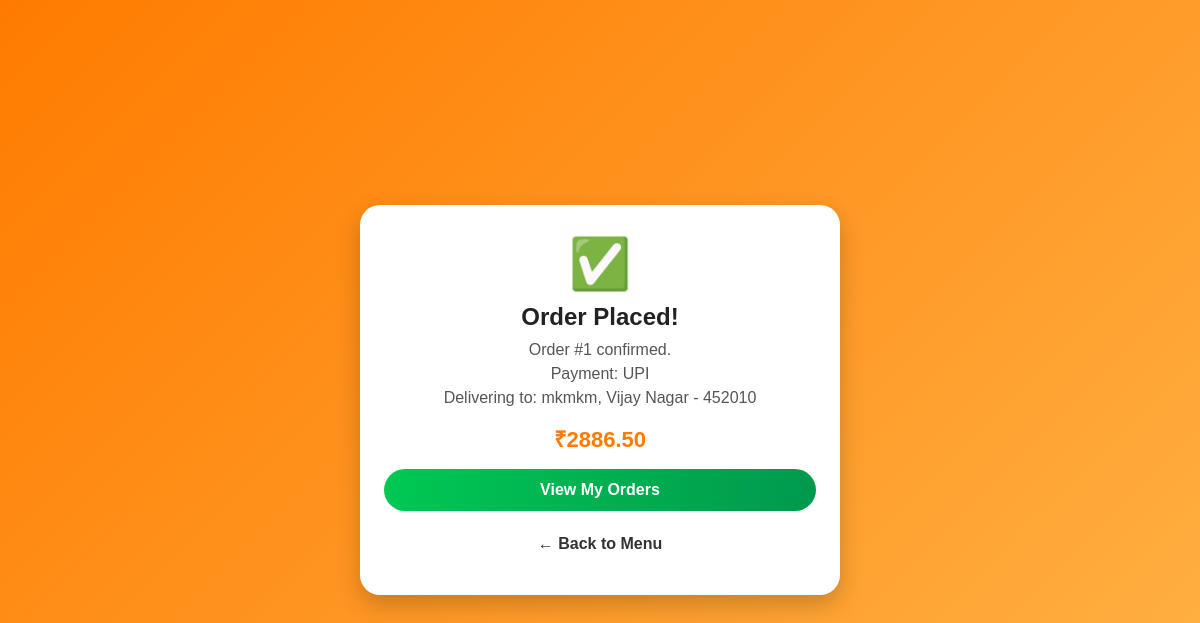
The page /order-success/1/ on the database its author committed.
### food/models.py (models this page shows, shortened)
class Order(models.Model):
    PAYMENT_CHOICES = [
        ('cod', 'Cash on Delivery'),
        ('upi', 'UPI'),
        ('card', 'Card'),
    ]
    STATUS_CHOICES = [
        ('Pending Payment', 'Pending Payment'),
        ('Placed', 'Placed'),
        ('On the Way', 'On the Way'),
        ('Delivered', 'Delivered'),
        ('Cancelled', 'Cancelled'),
    ]
    customer_name = models.CharField(max_length=100)
    phone = models.CharField(max_length=15, blank=True, null=True)
    address = models.TextField(default='Not provided')
    payment_method = models.CharField(max_length=20, choices=PAYMENT_CHOICES, default='cod')
    status = models.CharField(max_length=20, choices=STATUS_CHOICES, default="Placed")
    total_price = models.DecimalField(max_digits=8, decimal_places=2, default=0)
    created_at = models.DateTimeField(auto_now_add=True)
    assigned_outlet = models.ForeignKey(
        Outlet, on_delete=models.SET_NULL, null=True, blank=True
    )
    estimated_time = models.CharField(max_length=50, blank=True)

### food/views.py (the view)
# urls.py: path('order-success/<int:order_id>/', views.order_success, name='order_success'),
def order_success(request, order_id):
    order = get_object_or_404(Order, pk=order_id)
    return render(request, 'food/order_success.html', {'order': order})

### food/templates/food/order_success.html (shortened to what this page needs)
{% load static %}
<!DOCTYPE html>
<html lang="en">
<head>
</head>
<body>
  <div class="success-wrapper">
    <div class="tick">✅</div>
    <h2>Order Placed!</h2>
    <p>Order #{{ order.id }} confirmed.</p>
    <p>Payment: {{ order.get_payment_method_display }}</p>
    <p>Delivering to: {{ order.address }}</p>
    <div class="total">₹{{ order.total_price }}</div>
    <a href="{% url 'my_orders' %}" class="btn btn-primary">View My Orders</a>
    <a href="{% url 'menu' %}" class="btn btn-secondary">&larr; Back to Menu</a>
  </div>
</body>
</html>

### food/templates/food/order_success.html (style rules this page uses)
* { box-sizing: border-box; }
body { margin: 0; font-family: 'Poppins', sans-serif; background: linear-gradient(135deg, #ff7b00, #ffb347); min-height: 100vh; padding: 20px; display: flex; align-items: center; justify-content: center; }
.success-wrapper { max-width: 480px; width: 100%; background: #fff; border-radius: 20px; padding: 30px 24px; box-shadow: 0 10px 25px rgba(0,0,0,0.2); text-align: center; }
.tick { font-size: 50px; color: #00c853; }
h2 { color: #222; margin: 10px 0; }
p { color: #555; margin: 6px 0; }
.total { font-weight: bold; font-size: 22px; color: #ff7b00; margin: 16px 0; }
.btn { display: block; text-decoration: none; padding: 12px; border-radius: 30px; font-weight: 600; margin-top: 12px; }
.btn-primary { background: linear-gradient(90deg, #00c853, #00994d); color: #fff; }
.btn-secondary { color: #333; }

### rows shown on the page
Order: id "1", payment_method "UPI", address "mkmkm, Vijay Nagar - 452010", total_price "2886.50"
